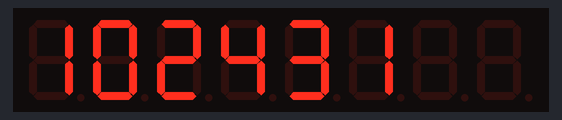
The sketch below on a simulated ESP8266 (NodeMCU). Parts: 8-digit seven-segment display. WiFi joins after 1.5 s; servers stay silent unless stated; network time is answered at once with the bench clock; the local clock reads 2024-03-15 10:24:30 at power-on unless the sketch sets it; what the sketch prints to the serial monitor is not drawn.

Above: at 1.6 s.
At 2.6 s:
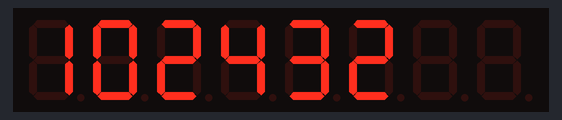
At 9.6 s:
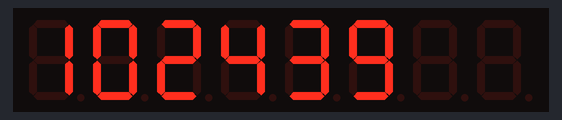
At 19.6 s:
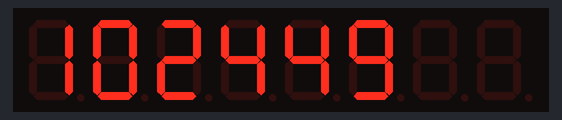
At 28.6 s:
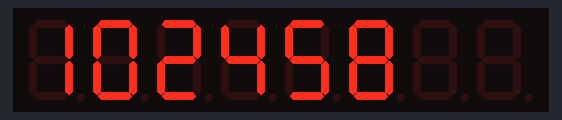
At 38.6 s:
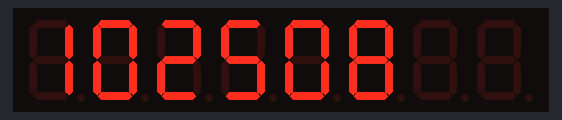

The sketch:

Internet_Clock.ino
```cpp
#include <NTPClient.h>
#include <ESP8266WiFi.h>
#include <WiFiUdp.h>

#include "LedControl.h"

const char *ssid     = "SSID";
const char *password = "PASSWORD";

//const long utcOffsetInSeconds = 3600;

char daysOfTheWeek[7][12] = {"Sunday", "Monday", "Tuesday", "Wednesday", "Thursday", "Friday", "Saturday"};

// 7 Segment
LedControl lc= LedControl(D7,D4,D5,1);

// Define NTP Client to get time
WiFiUDP ntpUDP;
NTPClient timeClient(ntpUDP, "0.in.pool.ntp.org", 19800,60000);

void setup(){
  Serial.begin(115200);

  WiFi.begin(ssid, password);

  while ( WiFi.status() != WL_CONNECTED ) {
    delay ( 500 );
    Serial.print ( "." );
  }

  timeClient.begin();


//7 Segment Code

  lc.shutdown(0,false);
  /* Set the brightness to a medium values */
  lc.setIntensity(0,8);
  /* and clear the display */
  lc.clearDisplay(0);

}

void updateClock(){


}
void loop() {
  timeClient.update();

  Serial.print(daysOfTheWeek[timeClient.getDay()]);
  Serial.print(", ");
  Serial.print(timeClient.getHours()+ 4);
  Serial.print(":");
  Serial.print(timeClient.getMinutes() + 30);
  Serial.print(":");
  Serial.println(timeClient.getSeconds());
  //Serial.println(timeClient.getFormattedTime());

//  Write Hours to 7-Segment

      lc.setDigit(0,6,timeClient.getHours()%10,false);
      lc.setDigit(0,7,(timeClient.getHours()/10)%10,false);

//  Write Minutes to 7-Segment

      lc.setDigit(0,4,timeClient.getMinutes()%10,false);
      lc.setDigit(0,5,(timeClient.getMinutes()/10)%10,false);

//  Write Minutes to 7-Segment
  lc.setDigit(0,2,timeClient.getSeconds()%10,false);
  lc.setDigit(0,3,(timeClient.getSeconds()/10)%10,false);

  delay(1000);

}
```

Measured:
- what the display in image 0 shows lasts 1.0 s, from 1.5 s to 2.5 s
